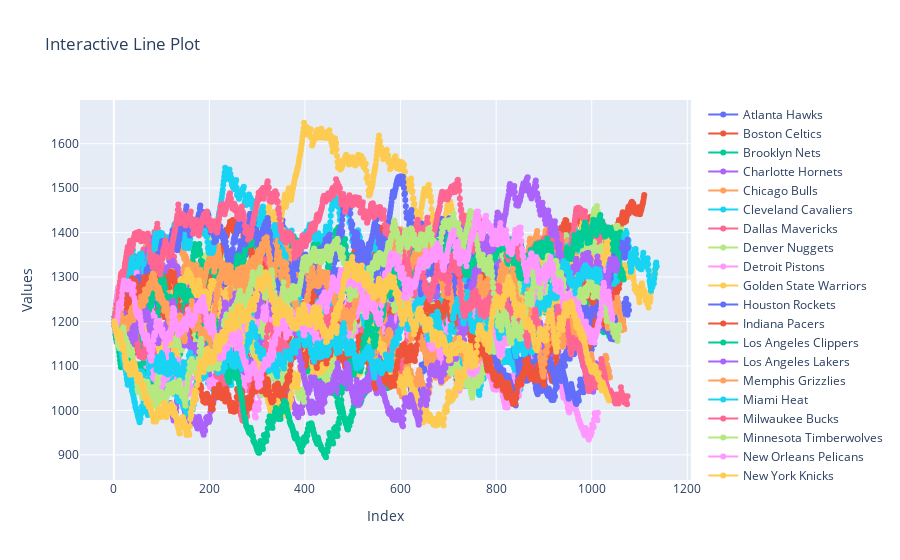

Write notebook code for a chart like this one.
### Code cell
# Create traces for each key
traces = []
for key, values in teams_elo.items():
    trace = go.Scatter(x=list(range(1, len(values) + 1)), y=values, mode='lines+markers', name=key)
    traces.append(trace)

# Create layout
layout = go.Layout(title='Interactive Line Plot', xaxis=dict(title='Index'), yaxis=dict(title='Values'))

# Create figure
fig = go.Figure(data=traces, layout=layout)

# Show the interactive plot
fig.show()

### Figure 1 — Plotly figure (JSON) as saved in the notebook; plotly's stock layout.template omitted (floating-point values rounded to 4 significant figures; data arrays with more than 128 entries replaced by an {"elided": "..."} marker saying what was removed)
{"data": [{"mode": "lines+markers", "name": "Atlanta Hawks", "type": "scatter", "x": {"elided": "1078 int values"}, "y": {"elided": "1078 float values"}}, {"mode": "lines+markers", "name": "Boston Celtics", "type": "scatter", "x": {"elided": "1110 int values"}, "y": {"elided": "1110 float values"}}, {"mode": "lines+markers", "name": "Brooklyn Nets", "type": "scatter", "x": {"elided": "1040 int values"}, "y": {"elided": "1040 float values"}}, {"mode": "lines+markers", "name": "Charlotte Hornets", "type": "scatter", "x": {"elided": "1011 int values"}, "y": {"elided": "1011 float values"}}, {"mode": "lines+markers", "name": "Chicago Bulls", "type": "scatter", "x": {"elided": "1047 int values"}, "y": {"elided": "1047 float values"}}, {"mode": "lines+markers", "name": "Cleveland Cavaliers", "type": "scatter", "x": {"elided": "1078 int values"}, "y": {"elided": "1078 float values"}}, {"mode": "lines+markers", "name": "Dallas Mavericks", "type": "scatter", "x": {"elided": "1058 int values"}, "y": {"elided": "1058 float values"}}, {"mode": "lines+markers", "name": "Denver Nuggets", "type": "scatter", "x": {"elided": "1062 int values"}, "y": {"elided": "1062 float values"}}, {"mode": "lines+markers", "name": "Detroit Pistons", "type": "scatter", "x": {"elided": "1013 int values"}, "y": {"elided": "1013 float values"}}, {"mode": "lines+markers", "name": "Golden State Warriors", "type": "scatter", "x": {"elided": "1134 int values"}, "y": {"elided": "1134 float values"}}, {"mode": "lines+markers", "name": "Houston Rockets", "type": "scatter", "x": {"elided": "1047 int values"}, "y": {"elided": "1047 float values"}}, {"mode": "lines+markers", "name": "Indiana Pacers", "type": "scatter", "x": {"elided": "1058 int values"}, "y": {"elided": "1058 float values"}}, {"mode": "lines+markers", "name": "Los Angeles Clippers", "type": "scatter", "x": {"elided": "1068 int values"}, "y": {"elided": "1068 float values"}}, {"mode": "lines+markers", "name": "Los Angeles Lakers", "type": "scatter", "x": {"elided": "1049 int values"}, "y": {"elided": "1049 float values"}}, {"mode": "lines+markers", "name": "Memphis Grizzlies", "type": "scatter", "x": {"elided": "1068 int values"}, "y": {"elided": "1068 float values"}}, {"mode": "lines+markers", "name": "Miami Heat", "type": "scatter", "x": {"elided": "1136 int values"}, "y": {"elided": "1136 float values"}}, {"mode": "lines+markers", "name": "Milwaukee Bucks", "type": "scatter", "x": {"elided": "1053 int values"}, "y": {"elided": "1053 float values"}}, {"mode": "lines+markers", "name": "Minnesota Timberwolves", "type": "scatter", "x": {"elided": "1023 int values"}, "y": {"elided": "1023 float values"}}, {"mode": "lines+markers", "name": "New Orleans Pelicans", "type": "scatter", "x": {"elided": "1027 int values"}, "y": {"elided": "1027 float values"}}, {"mode": "lines+markers", "name": "New York Knicks", "type": "scatter", "x": {"elided": "1044 int values"}, "y": {"elided": "1044 float values"}}, {"mode": "lines+markers", "name": "Oklahoma City Thunder", "type": "scatter", "x": {"elided": "1076 int values"}, "y": {"elided": "1076 float values"}}, {"mode": "lines+markers", "name": "Orlando Magic", "type": "scatter", "x": {"elided": "1017 int values"}, "y": {"elided": "1017 float values"}}, {"mode": "lines+markers", "name": "Philadelphia 76ers", "type": "scatter", "x": {"elided": "1067 int values"}, "y": {"elided": "1067 float values"}}, {"mode": "lines+markers", "name": "Phoenix Suns", "type": "scatter", "x": {"elided": "1054 int values"}, "y": {"elided": "1054 float values"}}, {"mode": "lines+markers", "name": "Portland Trail Blazers", "type": "scatter", "x": {"elided": "1038 int values"}, "y": {"elided": "1038 float values"}}, {"mode": "lines+markers", "name": "Sacramento Kings", "type": "scatter", "x": {"elided": "1018 int values"}, "y": {"elided": "1018 float values"}}, {"mode": "lines+markers", "name": "San Antonio Spurs", "type": "scatter", "x": {"elided": "1075 int values"}, "y": {"elided": "1075 float values"}}, {"mode": "lines+markers", "name": "Toronto Raptors", "type": "scatter", "x": {"elided": "1058 int values"}, "y": {"elided": "1058 float values"}}, {"mode": "lines+markers", "name": "Utah Jazz", "type": "scatter", "x": {"elided": "1043 int values"}, "y": {"elided": "1043 float values"}}, {"mode": "lines+markers", "name": "Washington Wizards", "type": "scatter", "x": {"elided": "1036 int values"}, "y": {"elided": "1036 float values"}}], "layout": {"title": {"text": "Interactive Line Plot"}, "xaxis": {"title": {"text": "Index"}}, "yaxis": {"title": {"text": "Values"}}}}
